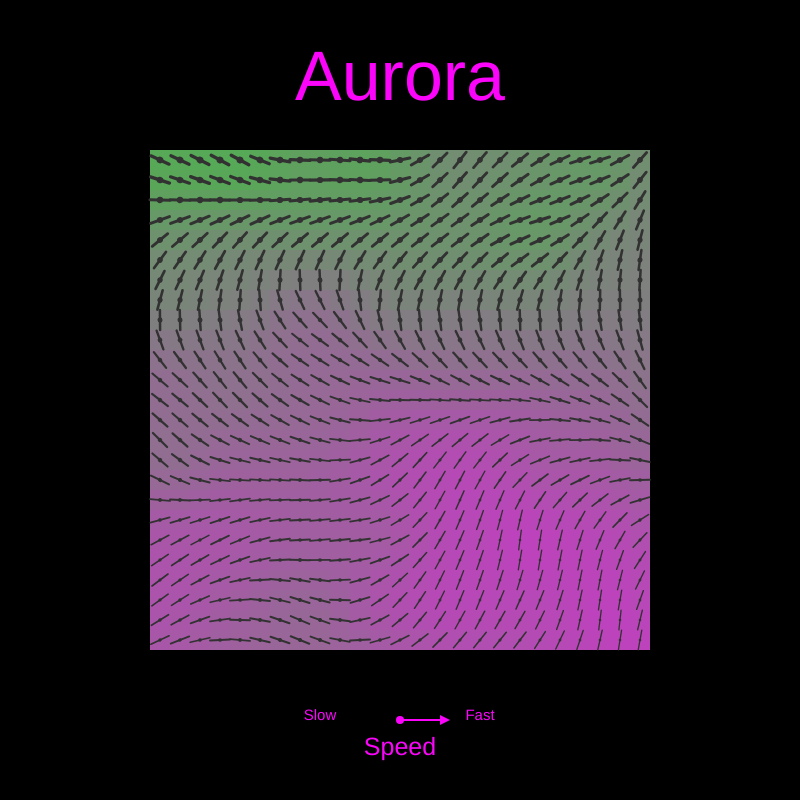
Frame 1 (no input)
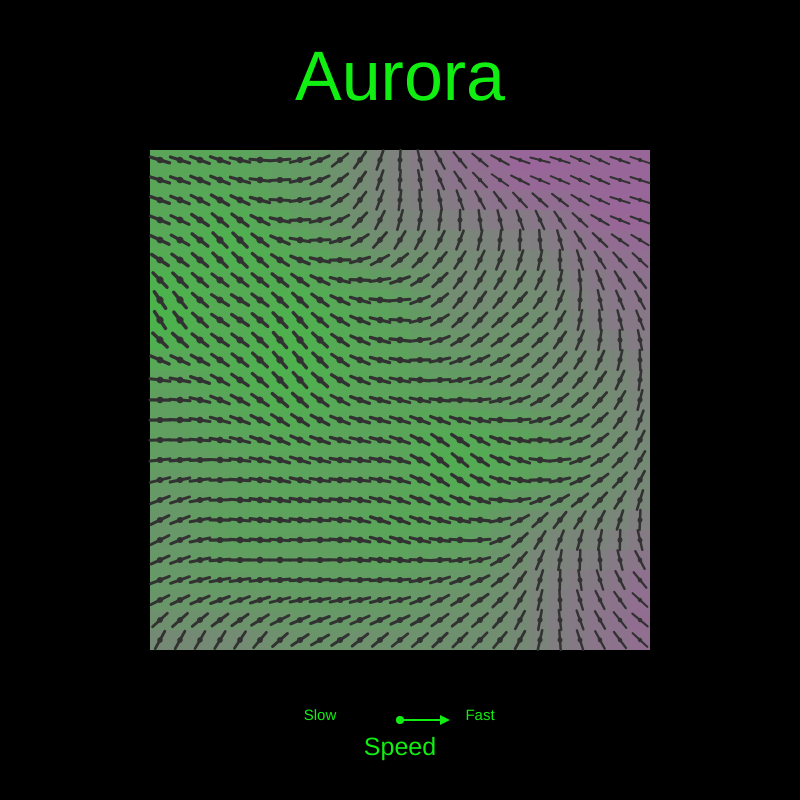
Frame 60 (no input)
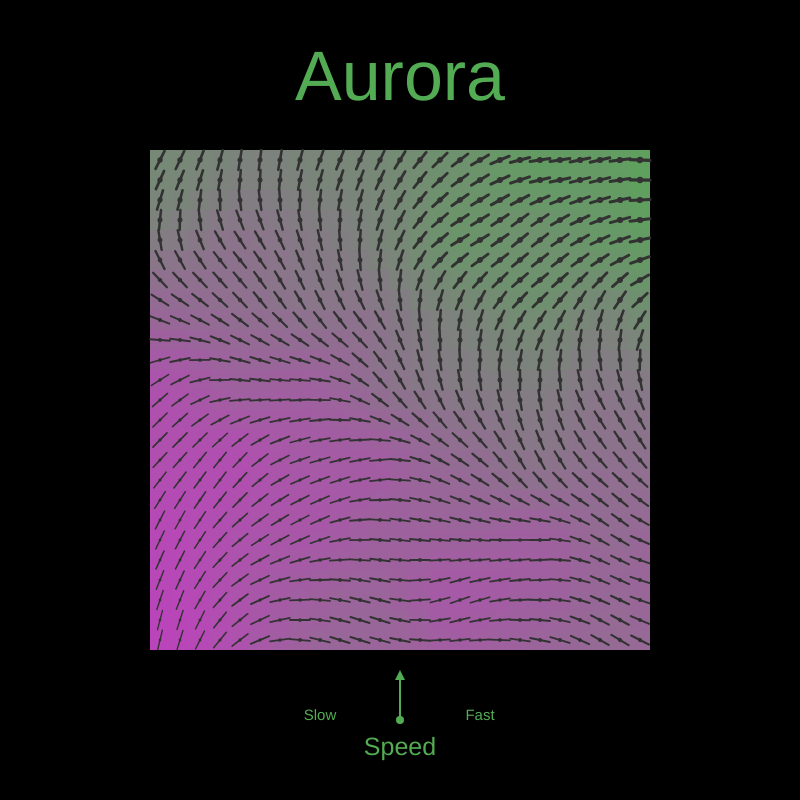
Frame 120 (the mouse pressed at the canvas centre since frame 60)

The p5.js sketch that drew these frames (run headless with seeded random() and noise() and a simulated clock; from frame 60 on, the mouse is pressed at the canvas centre):

// p5.js sketch
// ── sketch.js
//////////////////////////////////////////////////////////////////
//				    Graphics Programming    					//
//																//
//				 Midterm Coursework Project 4					//
//					     Noisy Grid 							//
//						December 2022							//
//																//
//////////////////////////////////////////////////////////////////

///////////////////////////////
//   Variable Declarations   //
///////////////////////////////

var stepSize = 20;
var gridSize = 25;
var animRate;
let gridLoc = {};
let guageLoc = {};

///////////////////////////////
//  		 SETUP		     //
///////////////////////////////

function setup() {
    createCanvas(800, 800);
    textSize(20);
    textAlign(CENTER);
    noStroke();

    gridLoc.x = (width - stepSize * gridSize) / 2;
    gridLoc.y = (height - stepSize * gridSize) / 2;
    guageLoc.x = width / 2;
    guageLoc.y = height - 80;
}

///////////////////////////////
//  		 DRAW		     //
///////////////////////////////

function draw() {
    background(0);

    readAnimSpeed();

    drawColorGrid();
    drawCompassGrid();
    drawTitle();
    drawSpeedGuage();
}

///////////////////////////////////////////////////////////////////////
// use the location of the mouse to control the animation speed
function readAnimSpeed() {
    // limit mouse X position to grid location
    let mousePosX = min(max(mouseX, gridLoc.x), width - gridLoc.x);

    // map limited mouse X position to control animation speed
    animRate = map(mousePosX, gridLoc.x, width - gridLoc.x, 20, 200);
}

///////////////////////////////////////////////////////////////////////
function drawColorGrid() {
    for (let i = 0; i < gridSize; i++) {
        for (let j = 0; j < gridSize; j++) {
            // calculate the noise value
            let noiseValue = noise(i / 30, j / 30, frameCount / animRate);

            // turn noise value into a colour
            let lColour = lerpColor(
                color(255, 0, 255),
                color(0, 255, 0),
                noiseValue
            );

            // draw the grid box
            fill(lColour);
            rect(
                gridLoc.x + j * stepSize,
                gridLoc.y + i * stepSize,
                stepSize,
                stepSize
            );
        }
    }
}

///////////////////////////////////////////////////////////////////////
function drawCompassGrid() {
    for (let i = 0; i < gridSize; i++) {
        for (let j = 0; j < gridSize; j++) {
            // calculate the noise value
            let noiseValue = noise(i / 30, j / 30, frameCount / animRate);

            push();
            stroke(50);
            fill(50);

            // translate to center of square
            translate(
                gridLoc.x + (j + 0.5) * stepSize,
                gridLoc.y + (i + 0.5) * stepSize
            );

            // rotate to compass direction
            let compassDegrees = map(noiseValue, 0, 1, 0, 720);
            rotate(radians(compassDegrees));

            // draw the compass line
            strokeWeight(5 * noiseValue);
            line(0, -stepSize / 2, 0, stepSize / 2);

            // draw the pivot
            noStroke();
            ellipse(0, 0, 10 * noiseValue);

            pop();
        }
    }
}

///////////////////////////////////////////////////////////////////////
function drawTitle() {
    // cycle colours using sine function
    let colourChange = sin(frameCount / 50);
    let titleColour = lerpColor(
        color(255, 0, 255),
        color(0, 255, 0),
        colourChange
    );

    // draw title
    fill(titleColour);
    textSize(70);
    text("Aurora", width / 2, 100);
}

///////////////////////////////////////////////////////////////////////
function drawSpeedGuage() {
    // draw speed guage text
    textSize(25);
    text("Speed", guageLoc.x, guageLoc.y + 35);
    textSize(15);
    text("Slow", guageLoc.x - 80, guageLoc.y);
    text("Fast", guageLoc.x + 80, guageLoc.y);

    // calculate angle of guage indicator
    let guageDegrees = map(animRate, 20, 200, 0, -180);

    // draw the speed guage
    push();
    translate(guageLoc.x, guageLoc.y);
    rotate(radians(guageDegrees));
    rect(0, -1, 40, 2);
    ellipse(0, 0, 8);
    triangle(40, 5, 40, -5, 50, 0);
    pop();
}
